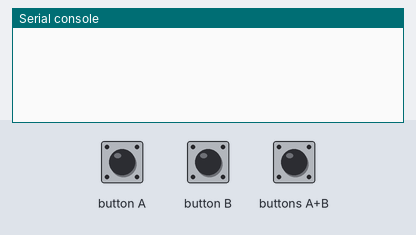
The program below on a simulated BBC micro:bit (MakeCode). Shown: the last lines printed to the serial console. Inputs (shaded band) come from the test bench. No radio messages arrive unless stated (any console line starting 'radio sent:' is added by the test bench).

Above: at 1.6 s.
1.7 s: button A pressed for 0.15 s
At 2.4 s:
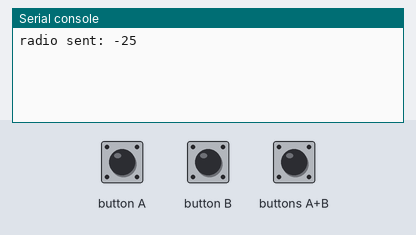
3.3 s: buttons A+B pressed for 0.15 s
At 4.6 s:
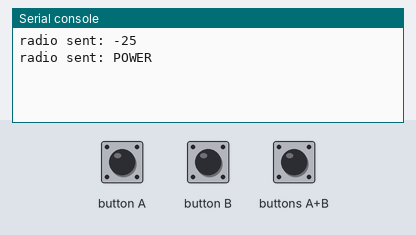
4.9 s: button B pressed for 0.15 s
At 6.1 s:
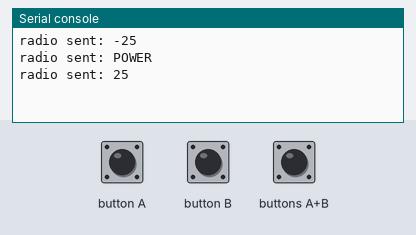

Measured:
- after the input at 1.7 s, the serial console: prints a new line after 0.15 s (image 1)
- after the input at 3.3 s, the serial console: prints a new line after 0.15 s (image 2)
- after the input at 4.9 s, the serial console: prints a new line after 0.15 s (image 3)

The program:

main.ts
```typescript
radio.onReceivedNumber(function (receivedNumber) {
    let recivedNumber = 0
    led.setBrightness(led.brightness() + recivedNumber)
})
input.onButtonPressed(Button.A, function () {
    radio.sendNumber(-25)
})
input.onButtonPressed(Button.AB, function () {
    radio.sendString("POWER")
})
radio.onReceivedString(function (receivedString) {
    let recivedString = ""
    if (recivedString == "POWER") {
        encendido = !(encendido)
        led.setBrightness(125)
        led.enable(encendido)
    }
})
input.onButtonPressed(Button.B, function () {
    radio.sendNumber(25)
})
let encendido = false
radio.setGroup(1)
encendido = false
led.enable(encendido)
basic.showLeds(`
    # # # # #
    # # # # #
    # # # # #
    # # # # #
    # # # # #
    `)
```

test.ts
```typescript
// aquí va el archivo "tests"; esto no se compilará cuando este paquete se utilice como una extensión.
```
